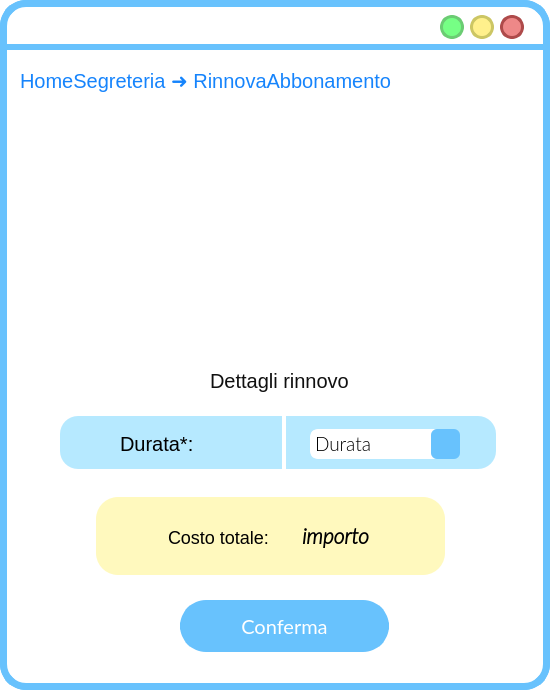
<?xml version="1.0" encoding="UTF-8"?>
<ui version="4.0">
 <class>MainWindow</class>
 <widget class="QMainWindow" name="MainWindow">
  <property name="geometry">
   <rect>
    <x>0</x>
    <y>0</y>
    <width>550</width>
    <height>690</height>
   </rect>
  </property>
  <property name="windowTitle">
   <string>MainWindow</string>
  </property>
  <property name="styleSheet">
   <string notr="true">QWidget{
background:rgb(255, 255, 255);
border-radius:26px;
border-color:rgb(104, 194, 253);
border-style: solid;
border-width:7;
}
QLabel{
border-width:0;
font: 18pt &quot;Lato Light&quot;;
}
QAbstractItemView {
    border: 3px solid  rgb(104, 194, 253);  
border-radius:8px;
  selection-background-color:  rgb(104, 194, 253);
margin:-2px;
text-align:center;
border-width:5;
}
</string>
  </property>
  <widget class="QWidget" name="centralwidget">
   <widget class="QPushButton" name="pushButton_3">
    <property name="geometry">
     <rect>
      <x>500</x>
      <y>15</y>
      <width>24</width>
      <height>24</height>
     </rect>
    </property>
    <property name="sizePolicy">
     <sizepolicy hsizetype="Fixed" vsizetype="Fixed">
      <horstretch>0</horstretch>
      <verstretch>0</verstretch>
     </sizepolicy>
    </property>
    <property name="minimumSize">
     <size>
      <width>21</width>
      <height>24</height>
     </size>
    </property>
    <property name="maximumSize">
     <size>
      <width>24</width>
      <height>24</height>
     </size>
    </property>
    <property name="cursor">
     <cursorShape>PointingHandCursor</cursorShape>
    </property>
    <property name="styleSheet">
     <string notr="true">QPushButton{
 background-color:#ee8888;
 border-style: solid;
 border-radius:12px;
font: 18pt &quot;Candara&quot;;
border-color:#ae4a4a;
border-width:3;
}

QPushButton::pressed{
	background-color : white;
	border-color:#ae4a4a;
	border-width:3;
}
</string>
    </property>
    <property name="text">
     <string/>
    </property>
   </widget>
   <widget class="QPushButton" name="pushButton_2">
    <property name="geometry">
     <rect>
      <x>470</x>
      <y>15</y>
      <width>24</width>
      <height>24</height>
     </rect>
    </property>
    <property name="sizePolicy">
     <sizepolicy hsizetype="Fixed" vsizetype="Fixed">
      <horstretch>0</horstretch>
      <verstretch>0</verstretch>
     </sizepolicy>
    </property>
    <property name="minimumSize">
     <size>
      <width>21</width>
      <height>24</height>
     </size>
    </property>
    <property name="maximumSize">
     <size>
      <width>24</width>
      <height>24</height>
     </size>
    </property>
    <property name="cursor">
     <cursorShape>PointingHandCursor</cursorShape>
    </property>
    <property name="styleSheet">
     <string notr="true">QPushButton{
 background-color:#fff08c	;
 border-style: solid;
 border-radius:12px;
font: 18pt &quot;Candara&quot;;
border-color:#ccc664;
border-width:3;
}

QPushButton::pressed{
	background-color : white;
	border-color:#ccc664;
	border-width:3;
}
</string>
    </property>
    <property name="text">
     <string/>
    </property>
   </widget>
   <widget class="QPushButton" name="pushButton_4">
    <property name="geometry">
     <rect>
      <x>440</x>
      <y>15</y>
      <width>24</width>
      <height>24</height>
     </rect>
    </property>
    <property name="sizePolicy">
     <sizepolicy hsizetype="Fixed" vsizetype="Fixed">
      <horstretch>0</horstretch>
      <verstretch>0</verstretch>
     </sizepolicy>
    </property>
    <property name="minimumSize">
     <size>
      <width>21</width>
      <height>24</height>
     </size>
    </property>
    <property name="maximumSize">
     <size>
      <width>24</width>
      <height>24</height>
     </size>
    </property>
    <property name="cursor">
     <cursorShape>PointingHandCursor</cursorShape>
    </property>
    <property name="styleSheet">
     <string notr="true">QPushButton{
 background-color:#76ff85;
 border-style: solid;
 border-radius:12px;
font: 18pt &quot;Candara&quot;;
border-color:#6bcc73;
border-width:3;
}

QPushButton::pressed{
	background-color : white;
	border-color:#6bcc73;
	border-width:3;
}
</string>
    </property>
    <property name="text">
     <string/>
    </property>
   </widget>
   <widget class="QLabel" name="label">
    <property name="geometry">
     <rect>
      <x>0</x>
      <y>44</y>
      <width>641</width>
      <height>6</height>
     </rect>
    </property>
    <property name="styleSheet">
     <string notr="true">background-color:rgb(104, 194, 253);</string>
    </property>
    <property name="text">
     <string/>
    </property>
   </widget>
   <widget class="QLabel" name="label_7">
    <property name="geometry">
     <rect>
      <x>20</x>
      <y>50</y>
      <width>461</width>
      <height>61</height>
     </rect>
    </property>
    <property name="styleSheet">
     <string notr="true">QLabel{
font-size: 20px;
text-align: left;
background-color: rgba(255, 255, 255,0);
color: #1684FC;
font: 14pt &quot;Lato&quot;;
}</string>
    </property>
    <property name="text">
     <string>HomeSegreteria ➜ RinnovaAbbonamento</string>
    </property>
   </widget>
   <widget class="QLabel" name="dettagliRinnovoLabel">
    <property name="geometry">
     <rect>
      <x>210</x>
      <y>360</y>
      <width>311</width>
      <height>41</height>
     </rect>
    </property>
    <property name="styleSheet">
     <string notr="true">QLabel{
background-color: rgba(255, 255, 255,0);
color: rgba(16, 16, 16);
font-size: 20px;	
}</string>
    </property>
    <property name="text">
     <string>Dettagli rinnovo</string>
    </property>
   </widget>
   <widget class="QLabel" name="durataLabel">
    <property name="geometry">
     <rect>
      <x>120</x>
      <y>418</y>
      <width>161</width>
      <height>51</height>
     </rect>
    </property>
    <property name="styleSheet">
     <string notr="true">font-size: 20px;
text-align: left;
background-color: rgba(255, 255, 255,0);
</string>
    </property>
    <property name="text">
     <string>Durata*:</string>
    </property>
    <property name="alignment">
     <set>Qt::AlignLeading|Qt::AlignLeft|Qt::AlignVCenter</set>
    </property>
   </widget>
   <widget class="QComboBox" name="durataComboBox">
    <property name="geometry">
     <rect>
      <x>310</x>
      <y>429</y>
      <width>150</width>
      <height>30</height>
     </rect>
    </property>
    <property name="font">
     <font>
      <family>Lato Light</family>
      <pointsize>14</pointsize>
      <weight>50</weight>
      <italic>false</italic>
      <bold>false</bold>
      <strikeout>false</strikeout>
      <stylestrategy>PreferDefault</stylestrategy>
     </font>
    </property>
    <property name="toolTip">
     <string/>
    </property>
    <property name="styleSheet">
     <string notr="true">

QComboBox{
background:rgb(255, 255, 255);
border-radius:8px;
border-color:rgb(255, 255, 255);
border-style: solid;
text-align:center;
border-width:3;
}
QComboBox::focus{
background:rgb(255, 255, 255);
border-radius:8px;
border-color:rgb(104, 194, 253);
border-style: solid;
border-width:3;
}

QComboBox::down-arrow {
    image: url(:/icons/expand_more_FILL1_wght600_GRAD200_opsz48_risultato.png);
    width: 26px;
    height: 26px;
margin: 0px 0px 0px 0px
}

QComboBox::drop-down  {
	background-color:rgb(104, 194, 253);
border-radius:6px;
margin:-3px -3px -3px -10px;
    border: 0px; /* This seems to replace the whole arrow of the combo box */

}
</string>
    </property>
    <property name="editable">
     <bool>false</bool>
    </property>
    <property name="currentText">
     <string>Durata</string>
    </property>
    <property name="iconSize">
     <size>
      <width>16</width>
      <height>16</height>
     </size>
    </property>
    <property name="frame">
     <bool>true</bool>
    </property>
    <item>
     <property name="text">
      <string>Durata</string>
     </property>
    </item>
    <item>
     <property name="text">
      <string>Mensile</string>
     </property>
    </item>
    <item>
     <property name="text">
      <string>Trimestrale</string>
     </property>
    </item>
    <item>
     <property name="text">
      <string>Semestrale</string>
     </property>
    </item>
    <item>
     <property name="text">
      <string>Annuale</string>
     </property>
    </item>
   </widget>
   <widget class="QLabel" name="label_6">
    <property name="geometry">
     <rect>
      <x>60</x>
      <y>416</y>
      <width>436</width>
      <height>53</height>
     </rect>
    </property>
    <property name="styleSheet">
     <string notr="true">left: 790px;
top: 159px;
width: 437px;
height: 650px;
line-height: 20px;
border-radius: 18px;
background-color: rgba(182, 233, 255, 255);
text-align: center;</string>
    </property>
    <property name="text">
     <string/>
    </property>
   </widget>
   <widget class="QLabel" name="label_4">
    <property name="geometry">
     <rect>
      <x>282</x>
      <y>410</y>
      <width>4</width>
      <height>70</height>
     </rect>
    </property>
    <property name="styleSheet">
     <string notr="true">background-color:#FFFFFF;</string>
    </property>
    <property name="text">
     <string/>
    </property>
   </widget>
   <widget class="QLabel" name="label_11">
    <property name="geometry">
     <rect>
      <x>70</x>
      <y>429</y>
      <width>34</width>
      <height>34</height>
     </rect>
    </property>
    <property name="autoFillBackground">
     <bool>false</bool>
    </property>
    <property name="styleSheet">
     <string notr="true">background-color: rgba(255, 255, 255,0);</string>
    </property>
    <property name="text">
     <string/>
    </property>
    <property name="pixmap">
     <pixmap>res/search_FILL1_wght600_GRAD200_opsz48_risultato.png</pixmap>
    </property>
    <property name="scaledContents">
     <bool>true</bool>
    </property>
   </widget>
   <widget class="QLabel" name="importoTotaleLabel">
    <property name="geometry">
     <rect>
      <x>250</x>
      <y>516</y>
      <width>171</width>
      <height>41</height>
     </rect>
    </property>
    <property name="font">
     <font>
      <family>Lato Light</family>
      <pointsize>-1</pointsize>
      <weight>50</weight>
      <italic>false</italic>
      <bold>false</bold>
     </font>
    </property>
    <property name="styleSheet">
     <string notr="true">font-size: 16px;
text-align: left;
background-color: rgba(255, 255, 255,0);
</string>
    </property>
    <property name="text">
     <string>&lt;html&gt;&lt;head/&gt;&lt;body&gt;&lt;p&gt;&lt;span style=&quot; font-size:16pt; font-weight:600; font-style:italic;&quot;&gt;importo&lt;/span&gt;&lt;/p&gt;&lt;/body&gt;&lt;/html&gt;</string>
    </property>
    <property name="alignment">
     <set>Qt::AlignCenter</set>
    </property>
   </widget>
   <widget class="QLabel" name="costoTotaleLabel">
    <property name="geometry">
     <rect>
      <x>168</x>
      <y>502</y>
      <width>101</width>
      <height>71</height>
     </rect>
    </property>
    <property name="styleSheet">
     <string notr="true">font-size: 18px;
text-align: left;
background-color: rgba(255, 255, 255,0);</string>
    </property>
    <property name="text">
     <string>Costo totale:</string>
    </property>
   </widget>
   <widget class="QLabel" name="label_8">
    <property name="geometry">
     <rect>
      <x>96</x>
      <y>497</y>
      <width>349</width>
      <height>78</height>
     </rect>
    </property>
    <property name="styleSheet">
     <string notr="true">left: 700px;
top: 603px;
width: 349px;
height: 78px;
line-height: 20px;
border-radius: 22px;
background-color: rgba(255, 249, 190);
text-align: center;</string>
    </property>
    <property name="text">
     <string/>
    </property>
   </widget>
   <widget class="QLabel" name="label_10">
    <property name="geometry">
     <rect>
      <x>120</x>
      <y>520</y>
      <width>34</width>
      <height>34</height>
     </rect>
    </property>
    <property name="styleSheet">
     <string notr="true">background-color: rgba(255, 249, 190);</string>
    </property>
    <property name="text">
     <string/>
    </property>
    <property name="pixmap">
     <pixmap>res/receipt_long_FILL1_wght600_GRAD200_opsz48_risultato.png</pixmap>
    </property>
    <property name="scaledContents">
     <bool>true</bool>
    </property>
   </widget>
   <widget class="QFrame" name="frame">
    <property name="geometry">
     <rect>
      <x>100</x>
      <y>110</y>
      <width>360</width>
      <height>222</height>
     </rect>
    </property>
    <property name="styleSheet">
     <string notr="true">border-width: 0px;</string>
    </property>
    <property name="frameShape">
     <enum>QFrame::StyledPanel</enum>
    </property>
    <property name="frameShadow">
     <enum>QFrame::Raised</enum>
    </property>
   </widget>
   <widget class="QPushButton" name="pushButton">
    <property name="geometry">
     <rect>
      <x>180</x>
      <y>600</y>
      <width>209</width>
      <height>52</height>
     </rect>
    </property>
    <property name="font">
     <font>
      <family>Lato</family>
      <pointsize>15</pointsize>
      <weight>50</weight>
      <italic>false</italic>
      <bold>false</bold>
     </font>
    </property>
    <property name="cursor">
     <cursorShape>PointingHandCursor</cursorShape>
    </property>
    <property name="autoFillBackground">
     <bool>false</bool>
    </property>
    <property name="styleSheet">
     <string notr="true">QPushButton{
 background-color:rgb(104, 194, 253);
 border-style: solid;
 border-radius:26px;
color: rgb(255, 255, 255);
	font: 15pt &quot;Lato&quot;;
}

QPushButton::hover{
	border-color : rgb(15, 138, 204);
	color: white;
border-width:0;
}

QPushButton::pressed{
	border-color:rgb(104, 194, 253);
	border-width:4;
	background-color : white;
	color:rgb(104, 194, 253);
}
</string>
    </property>
    <property name="text">
     <string>Conferma</string>
    </property>
   </widget>
   <widget class="QLabel" name="indietroLabel">
    <property name="geometry">
     <rect>
      <x>477</x>
      <y>63</y>
      <width>38</width>
      <height>38</height>
     </rect>
    </property>
    <property name="font">
     <font>
      <family>Lato Light</family>
      <pointsize>18</pointsize>
      <weight>50</weight>
      <italic>false</italic>
      <bold>false</bold>
     </font>
    </property>
    <property name="cursor">
     <cursorShape>PointingHandCursor</cursorShape>
    </property>
    <property name="autoFillBackground">
     <bool>false</bool>
    </property>
    <property name="styleSheet">
     <string notr="true">background-color: rgba(255, 255, 255,0);</string>
    </property>
    <property name="text">
     <string/>
    </property>
    <property name="pixmap">
     <pixmap>res/arrow_back_FILL1_wght700_GRAD200_opsz48_risultato.png</pixmap>
    </property>
    <property name="scaledContents">
     <bool>true</bool>
    </property>
   </widget>
   <zorder>label_8</zorder>
   <zorder>label_6</zorder>
   <zorder>pushButton_3</zorder>
   <zorder>pushButton_2</zorder>
   <zorder>pushButton_4</zorder>
   <zorder>label</zorder>
   <zorder>label_7</zorder>
   <zorder>dettagliRinnovoLabel</zorder>
   <zorder>durataLabel</zorder>
   <zorder>durataComboBox</zorder>
   <zorder>label_4</zorder>
   <zorder>label_11</zorder>
   <zorder>importoTotaleLabel</zorder>
   <zorder>costoTotaleLabel</zorder>
   <zorder>label_10</zorder>
   <zorder>frame</zorder>
   <zorder>pushButton</zorder>
   <zorder>indietroLabel</zorder>
  </widget>
 </widget>
 <resources/>
 <connections/>
</ui>
